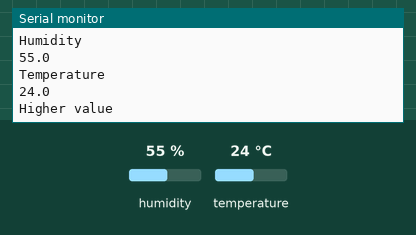
The sketch below on a simulated Arduino Uno, built with avr-gcc and run on an emulated ATmega328P. Shown: the last lines printed to the serial monitor. Inputs (shaded band) come from the test bench; at power-on: temperature 24 °C, humidity 55 %.

Above: at 5.9 s.
6.0 s: temperature set to 22 °C
At 6.5 s:
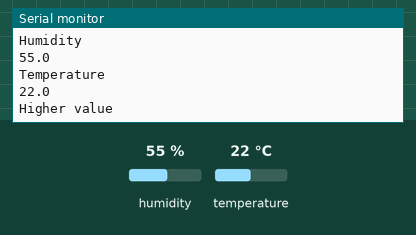
8.7 s: temperature set to 19 °C
At 11.1 s:
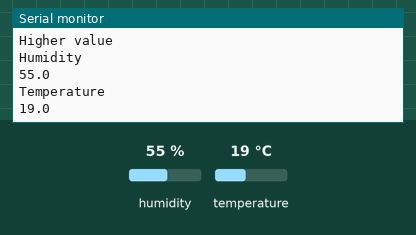
Timing chart, 0 to 12.6 s (numbered marks = the images above; inputs shaded):
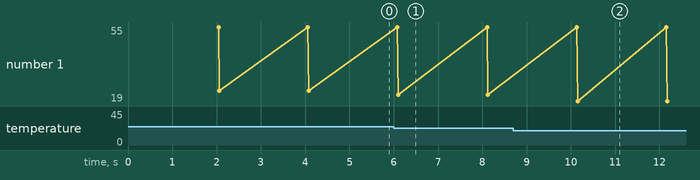

The sketch:

Arduino_Humid_Temperature.ino
```cpp
#include "dht.h"
#define DHT11_PIN 3
dht DHT;
void setup() {
  Serial.begin(9600);
  delay(2000);
  Serial.println("Humidity& temperature Testing ");
  }

void loop() {
  int chk=DHT.read11(DHT11_PIN);
  Serial.println("Humidity");
  Serial.println(DHT.humidity,1);
  Serial.println("Temperature");
Serial.println(DHT.temperature,1);
if(DHT.temperature>20)
{
  Serial.println("Higher value");
}
delay(2000);
 }
```

Measured:
- the behaviour switches between 21 and 20 °C on temperature (found by bisection; images 1 and 2)
- after the input at 6.0 s, the serial monitor: prints a new line after 0.10 s (image 1)
- after the input at 8.7 s, the serial monitor: prints a new line after 1.5 s (image 2)
- plotted number 1: 24 → 22 after the input at 6.0 s, 22 → 19 after the input at 8.7 s
